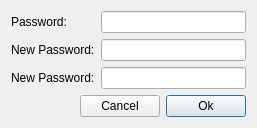
<?xml version="1.0" encoding="UTF-8"?>
<ui version="4.0">
 <class>ChangePasswordForm</class>
 <widget class="QDialog" name="ChangePasswordForm">
  <property name="geometry">
   <rect>
    <x>0</x>
    <y>0</y>
    <width>250</width>
    <height>118</height>
   </rect>
  </property>
  <property name="maximumSize">
   <size>
    <width>250</width>
    <height>16777215</height>
   </size>
  </property>
  <property name="windowTitle">
   <string>Change password</string>
  </property>
  <layout class="QGridLayout" name="gridLayout">
   <item row="0" column="0">
    <layout class="QVBoxLayout" name="verticalLayout">
     <item>
      <widget class="QLabel" name="label">
       <property name="minimumSize">
        <size>
         <width>0</width>
         <height>22</height>
        </size>
       </property>
       <property name="maximumSize">
        <size>
         <width>16777215</width>
         <height>22</height>
        </size>
       </property>
       <property name="text">
        <string>Password:</string>
       </property>
      </widget>
     </item>
     <item>
      <widget class="QLabel" name="label_2">
       <property name="minimumSize">
        <size>
         <width>0</width>
         <height>22</height>
        </size>
       </property>
       <property name="maximumSize">
        <size>
         <width>16777215</width>
         <height>22</height>
        </size>
       </property>
       <property name="text">
        <string>New Password:</string>
       </property>
      </widget>
     </item>
     <item>
      <widget class="QLabel" name="label_3">
       <property name="minimumSize">
        <size>
         <width>0</width>
         <height>22</height>
        </size>
       </property>
       <property name="maximumSize">
        <size>
         <width>16777215</width>
         <height>22</height>
        </size>
       </property>
       <property name="text">
        <string>New Password:</string>
       </property>
      </widget>
     </item>
    </layout>
   </item>
   <item row="0" column="1">
    <layout class="QVBoxLayout" name="verticalLayout_2">
     <item>
      <widget class="QLineEdit" name="lnPassword">
       <property name="minimumSize">
        <size>
         <width>0</width>
         <height>22</height>
        </size>
       </property>
       <property name="maximumSize">
        <size>
         <width>16777215</width>
         <height>22</height>
        </size>
       </property>
       <property name="echoMode">
        <enum>QLineEdit::Password</enum>
       </property>
      </widget>
     </item>
     <item>
      <widget class="QLineEdit" name="lnNewPassword">
       <property name="minimumSize">
        <size>
         <width>0</width>
         <height>22</height>
        </size>
       </property>
       <property name="maximumSize">
        <size>
         <width>16777215</width>
         <height>22</height>
        </size>
       </property>
       <property name="echoMode">
        <enum>QLineEdit::Password</enum>
       </property>
      </widget>
     </item>
     <item>
      <widget class="QLineEdit" name="lnReNewPassword">
       <property name="minimumSize">
        <size>
         <width>0</width>
         <height>22</height>
        </size>
       </property>
       <property name="maximumSize">
        <size>
         <width>16777215</width>
         <height>22</height>
        </size>
       </property>
       <property name="echoMode">
        <enum>QLineEdit::Password</enum>
       </property>
      </widget>
     </item>
    </layout>
   </item>
   <item row="1" column="0" colspan="2">
    <spacer name="verticalSpacer">
     <property name="orientation">
      <enum>Qt::Vertical</enum>
     </property>
     <property name="sizeHint" stdset="0">
      <size>
       <width>235</width>
       <height>0</height>
      </size>
     </property>
    </spacer>
   </item>
   <item row="2" column="0" colspan="2">
    <layout class="QHBoxLayout" name="horizontalLayout">
     <item>
      <spacer name="horizontalSpacer">
       <property name="orientation">
        <enum>Qt::Horizontal</enum>
       </property>
       <property name="sizeHint" stdset="0">
        <size>
         <width>40</width>
         <height>20</height>
        </size>
       </property>
      </spacer>
     </item>
     <item>
      <widget class="QPushButton" name="btnCancel">
       <property name="text">
        <string>Cancel</string>
       </property>
      </widget>
     </item>
     <item>
      <widget class="QPushButton" name="btnOk">
       <property name="text">
        <string>Ok</string>
       </property>
       <property name="default">
        <bool>true</bool>
       </property>
      </widget>
     </item>
    </layout>
   </item>
  </layout>
 </widget>
 <tabstops>
  <tabstop>lnPassword</tabstop>
  <tabstop>lnNewPassword</tabstop>
  <tabstop>lnReNewPassword</tabstop>
  <tabstop>btnOk</tabstop>
  <tabstop>btnCancel</tabstop>
 </tabstops>
 <resources/>
 <connections/>
</ui>
